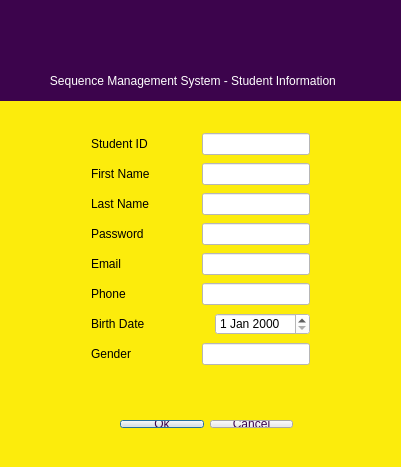
<?xml version="1.0" encoding="UTF-8"?>
<ui version="4.0">
 <class>Studentdialog</class>
 <widget class="QDialog" name="Studentdialog">
  <property name="geometry">
   <rect>
    <x>0</x>
    <y>0</y>
    <width>401</width>
    <height>467</height>
   </rect>
  </property>
  <property name="minimumSize">
   <size>
    <width>401</width>
    <height>467</height>
   </size>
  </property>
  <property name="maximumSize">
   <size>
    <width>401</width>
    <height>467</height>
   </size>
  </property>
  <property name="windowTitle">
   <string>Studentdialog</string>
  </property>
  <property name="styleSheet">
   <string notr="true">background-color: rgb(252, 236, 12);</string>
  </property>
  <widget class="QWidget" name="layoutWidget_2">
   <property name="geometry">
    <rect>
     <x>109</x>
     <y>409</y>
     <width>195</width>
     <height>30</height>
    </rect>
   </property>
   <layout class="QHBoxLayout" name="horizontalLayout_7">
    <item>
     <widget class="QPushButton" name="okButton">
      <property name="styleSheet">
       <string notr="true">color: rgb(60, 4, 76);
background-color: rgb(234, 234, 234);</string>
      </property>
      <property name="text">
       <string>Ok</string>
      </property>
     </widget>
    </item>
    <item>
     <widget class="QPushButton" name="cancelButton">
      <property name="styleSheet">
       <string notr="true">color: rgb(60, 4, 76);
background-color: rgb(234, 234, 234);</string>
      </property>
      <property name="text">
       <string>Cancel</string>
      </property>
     </widget>
    </item>
   </layout>
  </widget>
  <widget class="QWidget" name="layoutWidget">
   <property name="geometry">
    <rect>
     <x>80</x>
     <y>120</y>
     <width>241</width>
     <height>261</height>
    </rect>
   </property>
   <layout class="QVBoxLayout" name="verticalLayout">
    <item>
     <layout class="QHBoxLayout" name="horizontalLayout">
      <item>
       <widget class="QLabel" name="IDLabel">
        <property name="text">
         <string>Student ID</string>
        </property>
        <property name="buddy">
         <cstring>studentIDLine</cstring>
        </property>
       </widget>
      </item>
      <item>
       <spacer name="horizontalSpacer">
        <property name="orientation">
         <enum>Qt::Horizontal</enum>
        </property>
        <property name="sizeHint" stdset="0">
         <size>
          <width>40</width>
          <height>20</height>
         </size>
        </property>
       </spacer>
      </item>
      <item>
       <widget class="QLineEdit" name="studentIDLine">
        <property name="styleSheet">
         <string notr="true">background-color: rgb(255, 255, 255);</string>
        </property>
       </widget>
      </item>
     </layout>
    </item>
    <item>
     <layout class="QHBoxLayout" name="horizontalLayout_2">
      <item>
       <widget class="QLabel" name="FNameLabel">
        <property name="text">
         <string>First Name</string>
        </property>
        <property name="buddy">
         <cstring>studentFNLine</cstring>
        </property>
       </widget>
      </item>
      <item>
       <spacer name="horizontalSpacer_2">
        <property name="orientation">
         <enum>Qt::Horizontal</enum>
        </property>
        <property name="sizeHint" stdset="0">
         <size>
          <width>40</width>
          <height>20</height>
         </size>
        </property>
       </spacer>
      </item>
      <item>
       <widget class="QLineEdit" name="studentFNLine">
        <property name="styleSheet">
         <string notr="true">background-color: rgb(255, 255, 255);</string>
        </property>
       </widget>
      </item>
     </layout>
    </item>
    <item>
     <layout class="QHBoxLayout" name="horizontalLayout_3">
      <item>
       <widget class="QLabel" name="LNameLabel">
        <property name="text">
         <string>Last Name</string>
        </property>
        <property name="buddy">
         <cstring>studentLNLine</cstring>
        </property>
       </widget>
      </item>
      <item>
       <spacer name="horizontalSpacer_3">
        <property name="orientation">
         <enum>Qt::Horizontal</enum>
        </property>
        <property name="sizeHint" stdset="0">
         <size>
          <width>40</width>
          <height>20</height>
         </size>
        </property>
       </spacer>
      </item>
      <item>
       <widget class="QLineEdit" name="studentLNLine">
        <property name="styleSheet">
         <string notr="true">background-color: rgb(255, 255, 255);</string>
        </property>
       </widget>
      </item>
     </layout>
    </item>
    <item>
     <layout class="QHBoxLayout" name="horizontalLayout_9">
      <item>
       <widget class="QLabel" name="PassLabel">
        <property name="text">
         <string>Password</string>
        </property>
       </widget>
      </item>
      <item>
       <spacer name="horizontalSpacer_8">
        <property name="orientation">
         <enum>Qt::Horizontal</enum>
        </property>
        <property name="sizeHint" stdset="0">
         <size>
          <width>40</width>
          <height>20</height>
         </size>
        </property>
       </spacer>
      </item>
      <item>
       <widget class="QLineEdit" name="studentPasswordLine">
        <property name="styleSheet">
         <string notr="true">background-color: rgb(255, 255, 255);</string>
        </property>
       </widget>
      </item>
     </layout>
    </item>
    <item>
     <layout class="QHBoxLayout" name="horizontalLayout_4">
      <item>
       <widget class="QLabel" name="EmailLabel">
        <property name="text">
         <string>Email</string>
        </property>
        <property name="buddy">
         <cstring>studentEmailLine</cstring>
        </property>
       </widget>
      </item>
      <item>
       <spacer name="horizontalSpacer_4">
        <property name="orientation">
         <enum>Qt::Horizontal</enum>
        </property>
        <property name="sizeHint" stdset="0">
         <size>
          <width>40</width>
          <height>20</height>
         </size>
        </property>
       </spacer>
      </item>
      <item>
       <widget class="QLineEdit" name="studentEmailLine">
        <property name="styleSheet">
         <string notr="true">background-color: rgb(255, 255, 255);</string>
        </property>
       </widget>
      </item>
     </layout>
    </item>
    <item>
     <layout class="QHBoxLayout" name="horizontalLayout_5">
      <item>
       <widget class="QLabel" name="PhoneLabel">
        <property name="text">
         <string>Phone</string>
        </property>
        <property name="buddy">
         <cstring>studentPhoneLine</cstring>
        </property>
       </widget>
      </item>
      <item>
       <spacer name="horizontalSpacer_5">
        <property name="orientation">
         <enum>Qt::Horizontal</enum>
        </property>
        <property name="sizeHint" stdset="0">
         <size>
          <width>40</width>
          <height>20</height>
         </size>
        </property>
       </spacer>
      </item>
      <item>
       <widget class="QLineEdit" name="studentPhoneLine">
        <property name="styleSheet">
         <string notr="true">background-color: rgb(255, 255, 255);</string>
        </property>
       </widget>
      </item>
     </layout>
    </item>
    <item>
     <layout class="QHBoxLayout" name="horizontalLayout_6">
      <item>
       <widget class="QLabel" name="DOBLabel">
        <property name="text">
         <string>Birth Date</string>
        </property>
        <property name="buddy">
         <cstring>studentDOBBox</cstring>
        </property>
       </widget>
      </item>
      <item>
       <spacer name="horizontalSpacer_6">
        <property name="orientation">
         <enum>Qt::Horizontal</enum>
        </property>
        <property name="sizeHint" stdset="0">
         <size>
          <width>40</width>
          <height>20</height>
         </size>
        </property>
       </spacer>
      </item>
      <item>
       <widget class="QDateEdit" name="studentDOBBox">
        <property name="styleSheet">
         <string notr="true">background-color: rgb(255, 255, 255);</string>
        </property>
       </widget>
      </item>
     </layout>
    </item>
    <item>
     <layout class="QHBoxLayout" name="horizontalLayout_8">
      <item>
       <widget class="QLabel" name="label">
        <property name="text">
         <string>Gender</string>
        </property>
       </widget>
      </item>
      <item>
       <spacer name="horizontalSpacer_7">
        <property name="orientation">
         <enum>Qt::Horizontal</enum>
        </property>
        <property name="sizeHint" stdset="0">
         <size>
          <width>40</width>
          <height>20</height>
         </size>
        </property>
       </spacer>
      </item>
      <item>
       <widget class="QLineEdit" name="studentGenderLine">
        <property name="styleSheet">
         <string notr="true">background-color: rgb(255, 255, 255);</string>
        </property>
       </widget>
      </item>
     </layout>
    </item>
   </layout>
  </widget>
  <widget class="QLabel" name="label_3">
   <property name="geometry">
    <rect>
     <x>-4</x>
     <y>-4</y>
     <width>411</width>
     <height>71</height>
    </rect>
   </property>
   <property name="styleSheet">
    <string notr="true">image: url(:/Images/Images/ublogo.png);
background-color: rgb(60, 4, 76);</string>
   </property>
   <property name="text">
    <string/>
   </property>
  </widget>
  <widget class="QLabel" name="label_4">
   <property name="geometry">
    <rect>
     <x>0</x>
     <y>60</y>
     <width>401</width>
     <height>41</height>
    </rect>
   </property>
   <property name="styleSheet">
    <string notr="true">color: rgb(255, 255, 255);
background-color: rgb(60, 4, 76);</string>
   </property>
   <property name="text">
    <string>               Sequence Management System - Student Information</string>
   </property>
  </widget>
 </widget>
 <layoutdefault spacing="6" margin="11"/>
 <resources/>
 <connections/>
</ui>
